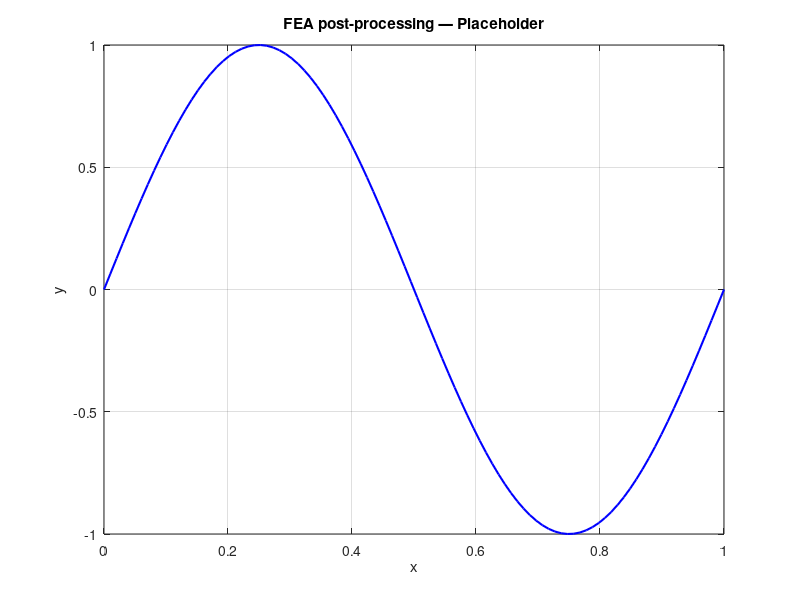

The MATLAB script that drew this image:
% fea_post_process.m
% FEA post-processing
% Author: Eesha Tolety | CU Boulder / Amity University
%
% PLACEHOLDER SCRIPT
% ==================
% This file is a placeholder. Replace the example code below
% with your actual analysis scripts for this project.
%
% TODO: Add your code here

clc; clear; close all;

%% --- PARAMETERS (update these) ---
% Add your problem-specific parameters here

%% --- LOAD DATA ---
% TODO: Load your simulation/experimental data
% Example: data = readmatrix('data/results.csv');

%% --- ANALYSIS ---
% TODO: Add your analysis code here

%% --- VISUALIZATION ---
% TODO: Add your plots here
figure('Color','white');
x = linspace(0, 1, 100);
y = sin(2*pi*x);
plot(x, y, 'b-', 'LineWidth', 1.5);
xlabel('x'); ylabel('y');
title('FEA post-processing — Placeholder');
grid on;

fprintf('Placeholder script for: FEA post-processing\n');
fprintf('Replace with actual code.\n');
